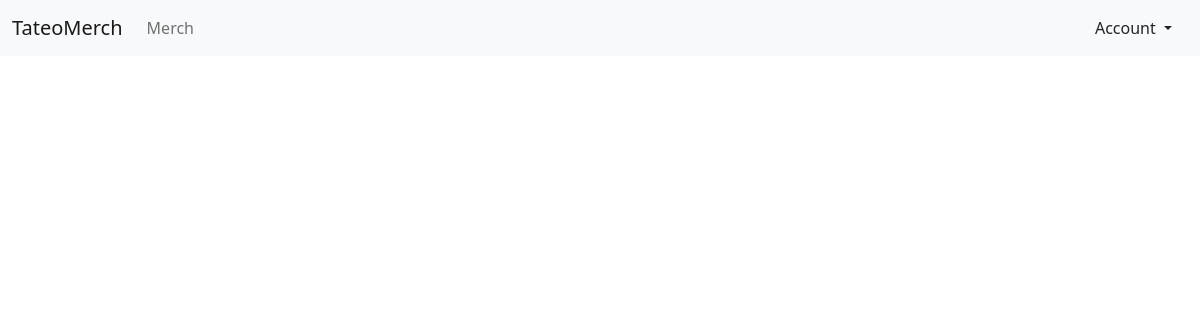
Before: /merch/order-summary (signed in) with the older database file.
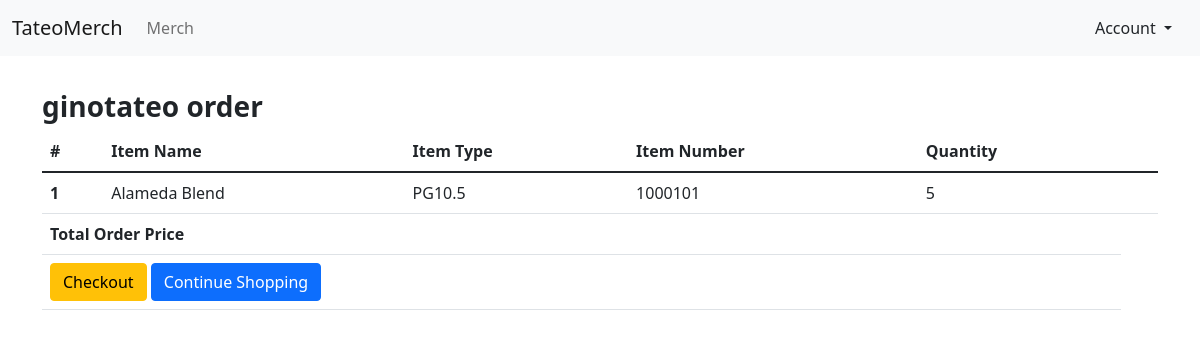
After: the same page with the newer database file.
### merch/models.py (models this page shows, shortened)
class Order(models.Model):
    user = models.ForeignKey(settings.AUTH_USER_MODEL, on_delete=models.CASCADE)
    items = models.ManyToManyField(OrderItem)
    start_date = models.DateTimeField(auto_now_add=True)
    ordered_date = models.DateTimeField()
    ordered = models.BooleanField(default=False)

class OrderItem(models.Model):
    user = models.ForeignKey(settings.AUTH_USER_MODEL,
                             on_delete=models.CASCADE)
    ordered = models.BooleanField(default=False)
    item = models.ForeignKey(Item, on_delete=models.CASCADE)
    quantity = models.IntegerField(default=1)

class Item(models.Model):
    item_brand = models.CharField(choices=BRAND, max_length=25, default='P')
    item_type = models.CharField(choices=TYPE, max_length=25)
    item_size = models.CharField(choices=SIZE, max_length=25)
    item_name = models.CharField(max_length=100)
    item_number = models.IntegerField(default=0)

### merch/views.py (the view)
# urls.py: path('order-summary', views.OrderSummaryView, name='order-summary'),
@login_required
def OrderSummaryView(request):
        user = User.objects.get(username=request.user)
        order = Order.objects.filter(user=user)
        context = {
            'object' : order
        }
        return render(request, 'order_summary.html', context)

### templates/order_summary.html (shortened to what this page needs)
<!doctype html>
<html lang="en">
  <head>
    <link href="https://cdn.jsdelivr.net/npm/bootstrap@5.1.3/dist/css/bootstrap.min.css" rel="stylesheet">
  </head>
<body>
{% extends 'navbar.html' %}
{% block content %}
<main>
    <div class= "container">
        <div class="table-responsive text-nowrap">
    <h3>
        <br>
        {% if object %}
            {% for Order in object %}
        <strong>{{ Order.user }} order</strong>
    </h3>
    <table class="table">
        <thead>
        <tr>
            <th scope="col">#</th>
            <th scope="col">Item Name</th>
            <th scope="col">Item Type</th>
            <th scope="col">Item Number</th>
            <th scope="col">Quantity</th>
        </tr>
        </thead>
        <tbody>
            {% for item in Order.items.all %}
        <tr>
            <th scope="row">{{ forloop.counter }}</th>
            <td>{{ item.item.item_name}}</td>
            <td>{{ item.item.item_brand}}{{ item.item.item_type}}{{ item.item.item_size}}</td>
            <td>
                {{ item.item.item_number}}
            </td>
            <td>
                {{ item.quantity}}
            </td>
            <td>
            </td>
        </tr>
        {% endfor %}
        <tr>
            <td colspan="4"><b>Total Order Price</b></td>
            <td>{{ order_item.item.number }}</td>
        </tr>
         <tr>
            <td colspan="5">
                <a href="#" class="btn btn-warning float-right ml-2">Checkout</a>
                <a href="/merch/orderform" class="btn btn-primary float-right">Continue Shopping</a>
            </td>
        </tr>
        {% endfor %}
        {% endif %}
        </tbody>
    </table>
        </div>
    </div>
</main>
{% endblock content %}

Changed rows visible on the page:
added Order: user "ginotateo"
added OrderItem: item.item_name "Alameda Blend", item.item_brand "P", item.item_type "G", item.item_size "10.5", item.item_number "1000101", quantity "5"
